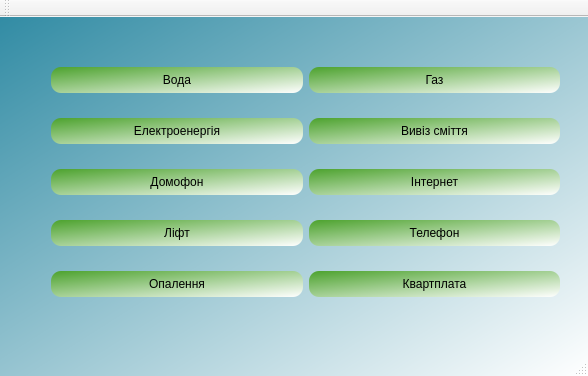
<?xml version="1.0" encoding="UTF-8"?>
<ui version="4.0">
 <class>MainWindow</class>
 <widget class="QMainWindow" name="MainWindow">
  <property name="geometry">
   <rect>
    <x>0</x>
    <y>0</y>
    <width>588</width>
    <height>376</height>
   </rect>
  </property>
  <property name="windowTitle">
   <string>MainWindow</string>
  </property>
  <property name="styleSheet">
   <string notr="true">
QMainWindow
{
 background-color:qlineargradient(spread:pad, x1:0, y1:0, x2:1, y2:1, stop:0 rgba(45, 137, 162, 255), stop:1 rgba(255, 255, 255, 255))
}
QPushButton{
                          background-color: qlineargradient(spread:pad, x1:0, y1:0, x2:1, y2:1, stop:0 rgba(76, 162, 45, 255), stop:1 rgba(255, 255, 255, 255));
                          border-style: inset;
                          border-style: outset;
                          border-radius: 10px;
                          border-color: beige;
                          font: bold 14p;
                          min-width: 10em;
                          padding: 6px;
}
QPushButton:pressed{
                          background-color: qlineargradient(spread:pad, x1:0, y1:0, x2:1, y2:1, stop:0.164773 rgba(137, 152, 162, 255), stop:1 rgba(255, 255, 255, 255));
                          border-style: inset;
                          color: red;
                          border-style: outset;
                          border-width: 3px;
                          border-radius: 10px;
                          border-color: beige;
                          font: bold 14p;
                          min-width: 10em;
                          padding: 6px;
}</string>
  </property>
  <widget class="QWidget" name="centralWidget">
   <widget class="QWidget" name="layoutWidget">
    <property name="geometry">
     <rect>
      <x>40</x>
      <y>20</y>
      <width>531</width>
      <height>291</height>
     </rect>
    </property>
    <layout class="QHBoxLayout" name="horizontalLayout">
     <item>
      <layout class="QVBoxLayout" name="verticalLayout">
       <item>
        <widget class="QPushButton" name="water_pushButton">
         <property name="text">
          <string>Вода</string>
         </property>
        </widget>
       </item>
       <item>
        <widget class="QPushButton" name="power_pushButton">
         <property name="text">
          <string>Електроенергія</string>
         </property>
        </widget>
       </item>
       <item>
        <widget class="QPushButton" name="_Intercom_pushButton">
         <property name="text">
          <string>Домофон</string>
         </property>
        </widget>
       </item>
       <item>
        <widget class="QPushButton" name="elevator_pushButton">
         <property name="text">
          <string>Ліфт</string>
         </property>
        </widget>
       </item>
       <item>
        <widget class="QPushButton" name="heating_pushButton">
         <property name="text">
          <string>Опалення</string>
         </property>
        </widget>
       </item>
      </layout>
     </item>
     <item>
      <layout class="QVBoxLayout" name="verticalLayout_2">
       <item>
        <widget class="QPushButton" name="gas_pushButton">
         <property name="text">
          <string>Газ</string>
         </property>
        </widget>
       </item>
       <item>
        <widget class="QPushButton" name="rubbish_pushButton">
         <property name="text">
          <string>Вивіз сміття</string>
         </property>
        </widget>
       </item>
       <item>
        <widget class="QPushButton" name="Internet_pushButton">
         <property name="text">
          <string>Інтернет</string>
         </property>
        </widget>
       </item>
       <item>
        <widget class="QPushButton" name="telephone_pushButton">
         <property name="text">
          <string>Телефон</string>
         </property>
        </widget>
       </item>
       <item>
        <widget class="QPushButton" name="pushButton">
         <property name="text">
          <string>Квартплата</string>
         </property>
        </widget>
       </item>
      </layout>
     </item>
    </layout>
   </widget>
  </widget>
  <widget class="QMenuBar" name="menuBar">
   <property name="geometry">
    <rect>
     <x>0</x>
     <y>0</y>
     <width>588</width>
     <height>21</height>
    </rect>
   </property>
  </widget>
  <widget class="QToolBar" name="mainToolBar">
   <attribute name="toolBarArea">
    <enum>TopToolBarArea</enum>
   </attribute>
   <attribute name="toolBarBreak">
    <bool>false</bool>
   </attribute>
  </widget>
  <widget class="QStatusBar" name="statusBar"/>
 </widget>
 <layoutdefault spacing="6" margin="11"/>
 <resources/>
 <connections/>
</ui>
